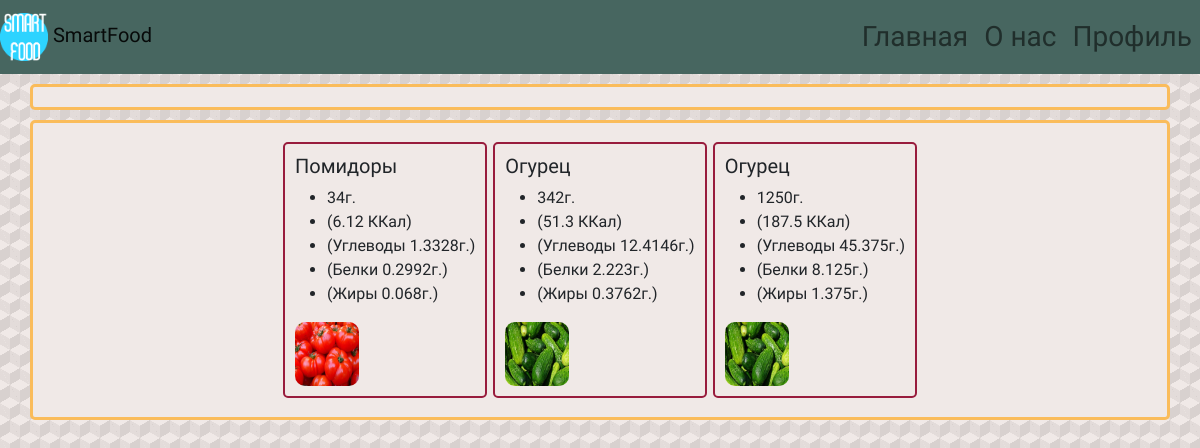
Before: /smartfood/u/ (signed in) with the older database file.
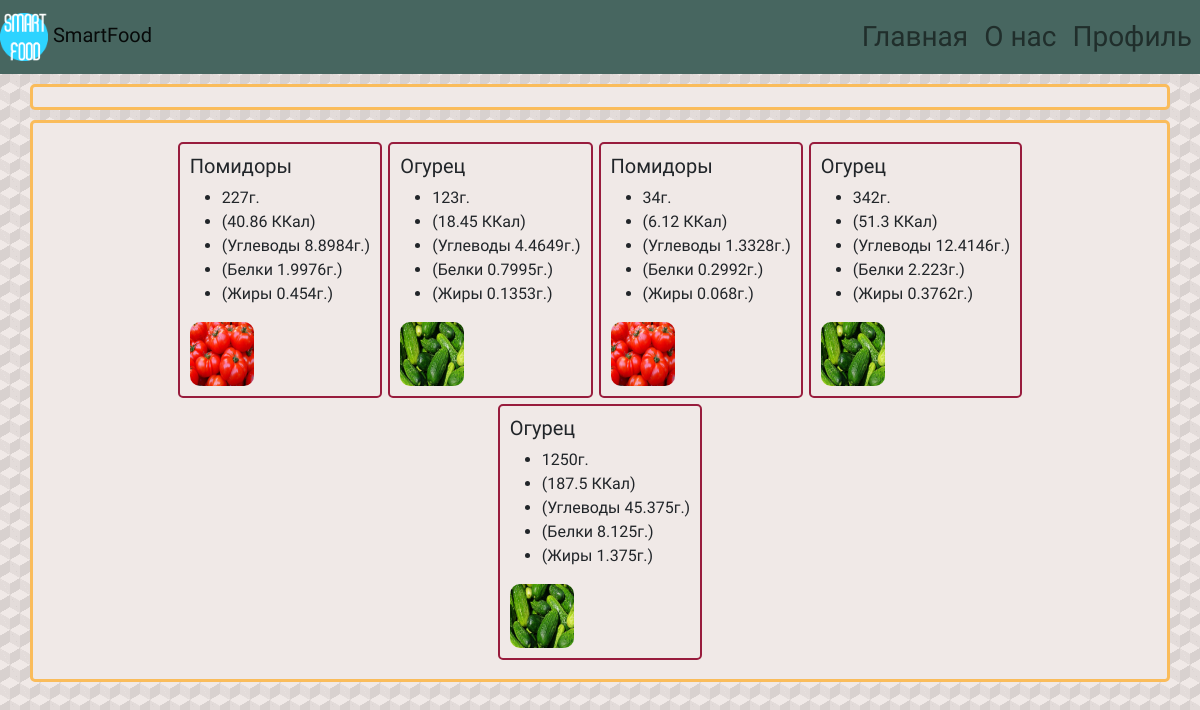
After: the same page with the newer database file.
### siteapp/models.py (models this page shows, shortened)
class FoodInfo(models.Model):
    owner = models.ForeignKey(User, on_delete=models.CASCADE, verbose_name="Пользователь")
    food = models.ForeignKey(FoodItem, on_delete=models.CASCADE, verbose_name="Еда")
    date = models.DateTimeField("Дата", default=timezone.now)
    weight = models.PositiveIntegerField("Вес (г)", default=100)
    class Meta:
        verbose_name = "Персональная информация о еде"
        verbose_name_plural = "Персональная информация о еде"
    def __str__(self):
        return str(self.owner.username + ": " + self.food.name)

class FoodItem(models.Model):
    name = models.CharField("Название", max_length=150)
    visionname = models.CharField("Обозначение в CustomVision", max_length=150, blank=True)
    isDish = models.BooleanField("Блюдо?", default=False)
    ingredients = models.ManyToManyField('self', blank=True, verbose_name="Ингредиенты")
    img = models.ImageField("Изображение", upload_to = "img/food")
    url = models.SlugField(max_length=160, unique=True)
    category = models.ForeignKey(
        FoodCategory, verbose_name="Категория", on_delete=models.SET_NULL, null=True
    )
    calories = models.PositiveIntegerField("Калории", default=10)
    fats = models.FloatField("Жиры (г)", default=0)
    carbohydrates = models.FloatField("Углеводы (г)", default=0)
    proteins = models.FloatField("Белки (г)", default=0)
    class Meta:
        verbose_name = "Еда"
        verbose_name_plural = "Список еды"
        ordering = ["name"]

### siteapp/views.py (the view)
# urls.py: path('u/', views.UserInfoView.as_view(), name='info'),
class UserInfoView(View):
    def get(self, request):
        model = FoodInfo.objects.filter(owner=request.user)
        print(model)
        information = sorted(model, key=lambda instance: instance.date, reverse=True)
        count_values = {
            'nProteins':0,
            'nFats':0,
            'nCarbohydrates':0,
        }
        for item in information:
            print(item)
            item.food.calories *= item.weight / 100
            item.food.fats *= item.weight / 100
            item.food.carbohydrates *= item.weight / 100
            item.food.proteins *= item.weight / 100
            count_values['nProteins'] += item.food.proteins
            count_values['nFats'] += item.food.fats
            count_values['nCarbohydrates'] += item.food.carbohydrates
        return render(request, 'info.html', context={'information': information, 'count_values':count_values})

### siteapp/templates/info.html (shortened to what this page needs)
{% extends  'base.html' %}
{% load static %}
{% block body %}
  <div id="chart_div" class="container text-center"></div>
  <div class="container d-flex p-2 bd-highlight flex-wrap justify-content-center col py-3 px-lg-5">
  {% for data in information %}
  <div class="fooditem infooditem gap-3">
    <h5> {{data.food.name}}</h5>
    <ul>
        <li>{{data.weight}}г.</li>
        <li>({{data.food.calories }} ККал)</li>
        <li>(Углеводы {{ data.food.carbohydrates }}г.)</li>
        <li>(Белки {{data.food.proteins}}г.)</li>
        <li>(Жиры {{data.food.fats}}г.)</li>
    </ul>
    <img class="img" src="{{data.food.img.url}}" alt={{data.food.name}} width="64" height="64">
  </div>
  {% endfor %}
</div>
{% endblock %}

### siteapp/templates/base.html (shortened to what this page needs)
{% load static %}
<!doctype html>
<html lang="en">
  <head>
    <link type="text/css" href="{% static '/css/bootstrap.css' %}" rel="stylesheet"/>
    <link href="{% static '/css/list-groups.css' %}" rel="stylesheet"/>
    <link type="text/css" href="{% static '/css/style.css' %}" rel="stylesheet"/>
  </head>
  <body class="body">
    <nav class="navbar navbar-expand-lg navbar-light"  >
      <a class="navbar-brand" href="{% url 'index' %}">
        <img src="{% static 'images/Logo_Head.png' %}" width="48" height="48"/>
        SmartFood
      </a>
      <div class="collapse navbar-collapse justify-content-end" id="navbarNav">
        <ul class="navbar-nav">
          <li class="nav-item"><a href="{% url 'index' %}" class="nav-link">Главная</a></li>
          <li class="nav-item"><a href="{% url 'faq' %}" class="nav-link" aria-current="page">О нас</a></li>
          <li class="nav-item"><a href="{% url 'info' %}" class="nav-link" aria-current="page">Профиль</a></li>
        </ul>
      </div>
    </nav>
    {% block body %}
    {% endblock  %}
  </body>
</html>

### siteapp/static/css/style.css (style rules this page uses)
.container { margin-top: 10px; background-color: #F0E9E7; border-radius: 5px; padding: 10px; border: solid #FABC5B 3px; }
.nav-link { font-size: 1.75em; }
.body { font-family: 'Kaushan Script'; background-color: #d8d1cf; background-image: linear-gradient(30deg, #F0E9E7 12%, transparent 12.5%, transparent 87%, #F0E9E7 87.5%, #F0E9E7), linear-gradient(150deg, #F0E9E7 12%, transparent 12.5%, transparent 87%, #F0E9E7 87.5%, #F0E9E7), linear-gradient(30deg, #F0E9E7 12%, transparent 12.5%, transparent 87%, #F0E9E7 87.5%, #F0E9E7), linear-gradient(150deg, #F0E9E7 12%, transparent 12.5%, transparent 87%, #F0E9E7 87.5%, #F0E9E7), linear-gradient(60deg, #F0E9E777 25%, transparent 25.5%, transparent 75%, #F0E9E777 75%, #F0E9E777), linear-gradient(60deg, #F0E9E777 25%, transparent 25.5%, transparent 75%, #F0E9E777 75%, #F0E9E777); background-size: 20px 35px; background-position: 0 0, 0 0, 10px 18px, 10px 18px, 0 0, 10px 18px; }
.navbar { background-color: #476660; }
.fooditem { margin: 3px; border: solid #981C3D 2px; background-color: #F0E9E7; border-radius: 5px; }
.infooditem { padding: 10px; }
.img { border-radius: 10px; }

Changed rows visible on the page:
added FoodInfo: food.name "Помидоры", weight "227", food.calories "40.86", food.carbohydrates "8.8984", food.proteins "1.9976", food.fats "0.454", food.img (picture)
added FoodInfo: food.name "Огурец", weight "123", food.calories "18.45", food.carbohydrates "4.4649", food.proteins "0.7995", food.fats "0.1353", food.img (picture)
